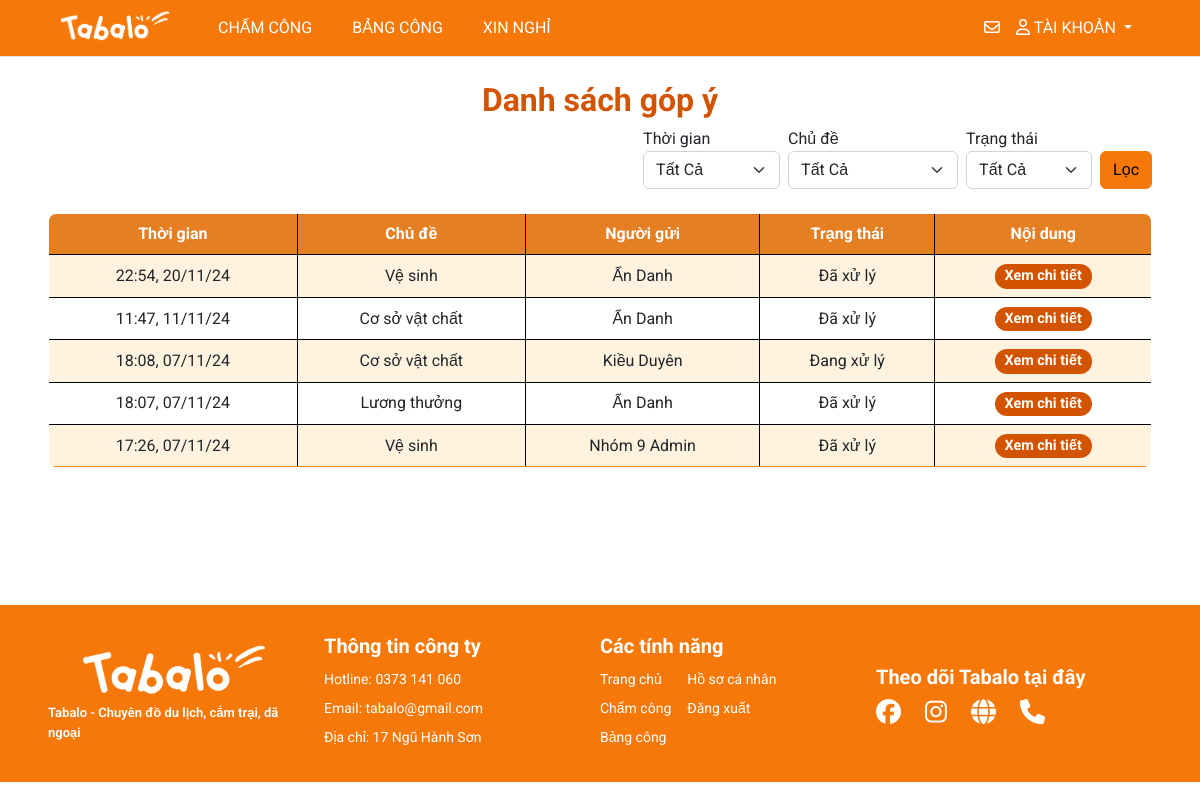
Page /management/letter/ (signed in) on the committed database.
### myapp/models.py (models this page shows, shortened)
class Letter(models.Model):
    user = models.ForeignKey(User, on_delete=models.CASCADE)
    is_anonymous = models.BooleanField(default=False)
    topic = models.ForeignKey(TopicLetter, on_delete=models.CASCADE)
    content = models.TextField()
    status = models.CharField(max_length=30, choices=[('Đang xử lý', 'Đang xử lý'),('Đã xử lý', 'Đã xử lý')], default='Đang xử lý')
    created_at = models.DateTimeField(auto_now_add=True)

class TopicLetter(models.Model):
  name = models.CharField(max_length=50)
  def __str__(self):
      return self.name

### management/views.py (the view, shortened to what this page needs)
# urls.py: path('letter/', views.letter, name='main-letter'),
def letter(request):
  if request.user.is_authenticated:
    title = 'Danh sách đóng góp ý kiến'
    letters = Letter.objects.all().order_by('-created_at')
    topics = TopicLetter.objects.all()
    topic_rq = request.GET.get('topic', '')
    status = request.GET.get('status', '')
    time = request.GET.get('time', '')
    if topic_rq:
      letters = letters.filter(topic__name=topic_rq)
    if status:
      letters = letters.filter(status=status)
    paginator = Paginator(letters, 10)
    page_number = request.GET.get('page', '')
    try:
      page_obj = paginator.get_page(page_number)
    except PageNotAnInteger:
      page_obj = paginator.page(1)
    except EmptyPage:
      page_obj = paginator.page(paginator.num_pages)
    query_params = request.GET.copy()
    if 'page' in query_params:
      query_params.pop('page')
    context = {'title': title,
               'topics': topics,
               'time': time,
               'topic_rq': topic_rq,
               'status': status,
               'page_obj': page_obj,
               'query_params': query_params.urlencode()}
    return render(request, 'pages/main_letter.html', context)
  else:
    messages.warning(request, 'Không có quyền truy cập')
    return redirect('/')

### management/context_processors.py (called while the page is built)
def pending_dayoff(request):
  count_pending = DayOffRequest.objects.filter(status='pending').count()
  return {'count_pending': count_pending}

### templates/pages/main_letter.html (shortened to what this page needs)
{% extends '../layouts/base.html' %}
{% block main %}
<br>
<h1 style="text-align: center; font-size: 2rem; font-weight: bold; color: #D35400;">Danh sách góp ý</h1>
{% include 'partials/filter_letter.html' %}
<br>
<table class="table table-hover table-bordered custom-border" style="border-radius: 8px; overflow: hidden;">
  <thead class="bg-tab text-white" style="background-color: #E67E22;">
    <tr>
      <th scope="col" class="text-center" style="vertical-align: middle;">Thời gian</th>
      <th scope="col" class="text-center" style="vertical-align: middle;">Chủ đề</th>
      <th scope="col" class="text-center" style="vertical-align: middle;">Người gửi</th>
      <th scope="col" class="text-center" style="vertical-align: middle;">Trạng thái</th>
      <th scope="col" class="text-center" style="vertical-align: middle;">Nội dung</th>
    </tr>
  </thead>
  <tbody>
    {% for letter in page_obj %}
    <tr style="transition: background-color 0.3s;">
      <td class="text-center align-middle">{{ letter.created_at|date:"H:i, d/m/y" }}</td>
      <td class="text-center align-middle">{{ letter.topic.name }}</td>
      <td class="text-center align-middle">
      {% if letter.is_anonymous %}
        Ẩn Danh
      {% else %}
        {{ letter.user.first_name }} {{ letter.user.last_name }}
      {% endif %}
      </td>
      <td class="text-center align-middle">
        {{ letter.status }}
      </td>
      <td class="text-center align-middle">
        <a class="badge bg-status-left" style="text-decoration: none;" href="/letters/{{letter.id}}/">Xem chi tiết</a>
      </td>
    </tr>
    {% endfor %}
  </tbody>
</table>
<br>
{% endblock %}

### templates/layouts/base.html (shortened to what this page needs)
{% load static %}
<!DOCTYPE html>
<html lang="en">
<head>
    <link rel="stylesheet" href="{% static 'styles/style.css' %}">
    <link rel="stylesheet" href="https://cdnjs.cloudflare.com/ajax/libs/font-awesome/6.5.2/css/all.min.css"/>
    <link href="https://cdn.jsdelivr.net/npm/bootstrap@5.2.3/dist/css/bootstrap.min.css" rel="stylesheet">
</head>
<body>
    {% include '../partials/header.html' %}
    <main class="ms-5 me-5 font-rbt">
        {% block main %}
        {% endblock %}
    </main>
    {% include '../partials/footer.html' %}
</body>
</html>

### templates/partials/header.html (shortened to what this page needs)
{% load static %}
<nav class="navbar navbar-expand-lg bg-orange">
  <div class="container-fluid me-5 ms-5">
    <a class="navbar-brand" href="/" style="padding-top: 0;">
      <img src="{% static 'images/logo.png' %}" height="30px" alt="Ảnh logo">
    </a>
    <div class="collapse navbar-collapse font-rbt" id="navbarNavDropdown">
      <ul class="navbar-nav me-auto mb-2 mb-lg-0 ms-4 gap-4">
        {% if request.user.is_authenticated and not request.user.is_superuser %}
        <li class="nav-item">
          <a class="nav-link {% if request.path == '/time-keeping/' %} text-select {% endif %} nav-link-hover" href="/time-keeping/">CHẤM CÔNG</a>
        </li>
        <li class="nav-item">
          <a class="nav-link {% if request.path == '/sheet/'|add:request.user.username|add:'/' %} text-select {% endif %} nav-link-hover" href="/sheet/{{request.user.username}}/">BẢNG CÔNG</a>
        </li>
        <li class="nav-item">
          <a class="nav-link {% if request.path == '/request-day-off/'|add:request.user.username|add:'/' %} text-select {% endif %} nav-link-hover" href="{% url 'request-day-off' request.user.username %}">XIN NGHỈ</a>
        </li>
        {% endif %}
      </ul>
      {% if request.user.is_authenticated %}
      <ul class="navbar-nav">
        <li class="nav-item">
          {% if request.user.is_superuser %}
            <a class="nav-link {% if request.path == '/management/letter/' %} text-select {% endif %} nav-link-hover" href="/management/letter/" style="font-size: 16px;">
              <i class="fa-regular fa-envelope"></i>
            </a>
          {% else %}
            <a class="nav-link {% if request.path == '/letters/' %} text-select {% endif %} nav-link-hover" href="/letters/" style="font-size: 16px;">
              <i class="fa-regular fa-envelope"></i>
            </a>
          {% endif %}
        </li>
        <li class="nav-item dropdown">
          <a class="nav-link dropdown-toggle nav-link-hover" href="#" role="button" data-bs-toggle="dropdown" aria-expanded="false" style="font-size: 16px;">
            <i class="fa-regular fa-user"></i> TÀI KHOẢN
          </a>
        </li>
      </ul>
      {% else %}
      <ul class="navbar-nav">
        <li class="nav-item">
          <a class="nav-link {% if request.path == '/login/' %} text-select {% endif %} nav-link-hover" href="/login/">ĐĂNG NHẬP</a>
        </li>
      </ul>
      {% endif %}
    </div>
  </div>
</nav>

### templates/partials/filter_letter.html (shortened to what this page needs)
<div class="col-12 d-flex justify-content-end">
  <form action="" class="col-8 d-flex gap-2 justify-content-end">
    <div>
      <label for="select-time">Thời gian</label><br>
      <select id="select-time" name="time" class="form-select" style="cursor: pointer;">
        <option {% if not time %} selected {% endif %} value="">Tất Cả</option>
      </select>
    </div>
    <div>
      <label for="select-topic">Chủ đề</label><br>
      <select id="select-topic" name="topic" class="form-select" style="cursor: pointer;">
        <option {% if not topic_rq %} selected {% endif %} value="">Tất Cả</option>
      </select>
    </div>
    <div>
      <label for="select-status">Trạng thái</label><br>
      <select id="select-status" name="status" class="form-select" style="cursor: pointer;" aria-label="Default select example">
        <option {% if not status %} selected {% endif %} value="">Tất Cả</option>
      </select>
    </div>
    <button type="submit" class="btn btn-info bg-filter mt-4">Lọc</button>
  </form>
</div>

### templates/partials/footer.html
{% load static %}
<div class="bg-orange font-rbt">
  <div class="row pe-5 ps-5 pt-4 pb-4" style="width: 100%;">
    <div class="col d-flex items-center">
      <div class="mt-3 mb-3">
        <div class="d-flex justify-content-center mb-2">
          <img src="{% static 'images/logo.png' %}" alt="Logo" height="50px">
        </div>
        <div class="text-white" style="font-size: 13px; font-weight: 600;">Tabalo - Chuyên đồ du lịch, cắm trại, dã ngoại</div>
      </div>
    </div>
    <div class="col d-flex items-center">
      <div>
        <div class="text-white mb-2" style="font-size: 20px; font-weight: 700;">Thông tin công ty</div>
        <div class="text-white">
          <div style="font-size: 14px;" class="mb-2">Hotline: 0373 141 060</div>
          <div style="font-size: 14px;" class="mb-2">Email: tabalo@gmail.com</div>
          <div style="font-size: 14px;" class="mb-2">Địa chỉ: 17 Ngũ Hành Sơn</div>
        </div>
      </div>
    </div>
    <div class="col d-flex items-center">
      <div>
        <div class="text-white mb-2" style="font-size: 20px; font-weight: 700;">Các tính năng</div>
        <div class="text-white d-flex gap-3">
          <div>
            <div style="font-size: 14px;" class="mb-2">Trang chủ</div>
            <div style="font-size: 14px;" class="mb-2">Chấm công</div>
            <div style="font-size: 14px;" class="mb-2">Bảng công</div>
          </div>
          <div>
            <div style="font-size: 14px;" class="mb-2">Hồ sơ cá nhân</div>
            <div style="font-size: 14px;" class="mb-2">Đăng xuất</div>
          </div>
        </div>
      </div>
    </div>
    <div class="col d-flex items-center">
      <div class="mt-3 mb-3">
        <div class="text-white mb-2" style="font-size: 20px; font-weight: 700;">Theo dõi Tabalo tại đây</div>
        <div class="text-white d-flex gap-4" style="font-size: 25px; font-weight: 600;">
          <i class="fa-brands fa-facebook"></i>
          <i class="fa-brands fa-instagram"></i>
          <i class="fa-solid fa-globe"></i>
          <i class="fa-solid fa-phone"></i>
        </div>
      </div>
    </div>
  </div>
</div>

### static/styles/style.css (style rules this page uses)
.bg-orange { background-color: #F67809 !important; --bs-pagination-active-border-color: #F67809 !important; }
.bg-filter { background-color: #F67809 !important; --bs-btn-border-color: #F67809 !important; --bs-btn-hover-border-color: none !important; --bs-btn-active-bg: none !important; --bs-btn-active-border-color: none !important; }
.nav-link { color: white !important; }
.font-rbt { font-family: 'Roboto', sans-serif; }
.items-center { align-items: center; }
main { position: relative; min-height: 68.5vh; }
.navbar-expand-lg { position: sticky !important; top: 0 !important; z-index: 999 !important; border-bottom: .1px solid rgb(223, 223, 223); }
.bg-tab { background-color: #FF983E !important; }
table { border-collapse: collapse; border: 1px solid #000 !important; }
table th, table td { border: 1px solid #000000; }
.bg-orange { background-color: #FF7043; }
.nav-link-hover { color: white; transition: color 0.3s ease, background-color 0.3s ease; }

### templates/pages/main_letter.html (style rules this page uses)
.table-bordered tbody tr:nth-child(odd) { background-color: #FFF3E0; }
.table-bordered tbody tr:nth-child(even) { background-color: #FFFFFF; }
.bg-tab { background-color: #E67E22 !important; color: white !important; }
.badge { font-size: 0.9rem; padding: 5px 10px; border-radius: 12px; }
.badge.bg-status-left { background-color: #D35400 !important; color: #fff; }
.custom-border { border: 2px solid #E67E22; border-radius: 10px; }
.table-bordered tbody tr:last-child { border-bottom: 2px solid #E67E22; }

### rows in the picture
Letter: created_at "22:54, 20/11/24", topic.name "Vệ sinh", is_anonymous "Ẩn Danh", status "Đã xử lý"
Letter: created_at "11:47, 11/11/24", topic.name "Cơ sở vật chất", is_anonymous "Ẩn Danh", status "Đã xử lý"
Letter: created_at "18:08, 07/11/24", topic.name "Cơ sở vật chất", user.first_name "Kiều", user.last_name "Duyên", status "Đang xử lý"
Letter: created_at "18:07, 07/11/24", topic.name "Lương thưởng", is_anonymous "Ẩn Danh", status "Đã xử lý"
Letter: created_at "17:26, 07/11/24", topic.name "Vệ sinh", user.first_name "Nhóm 9", user.last_name "Admin", status "Đã xử lý"
